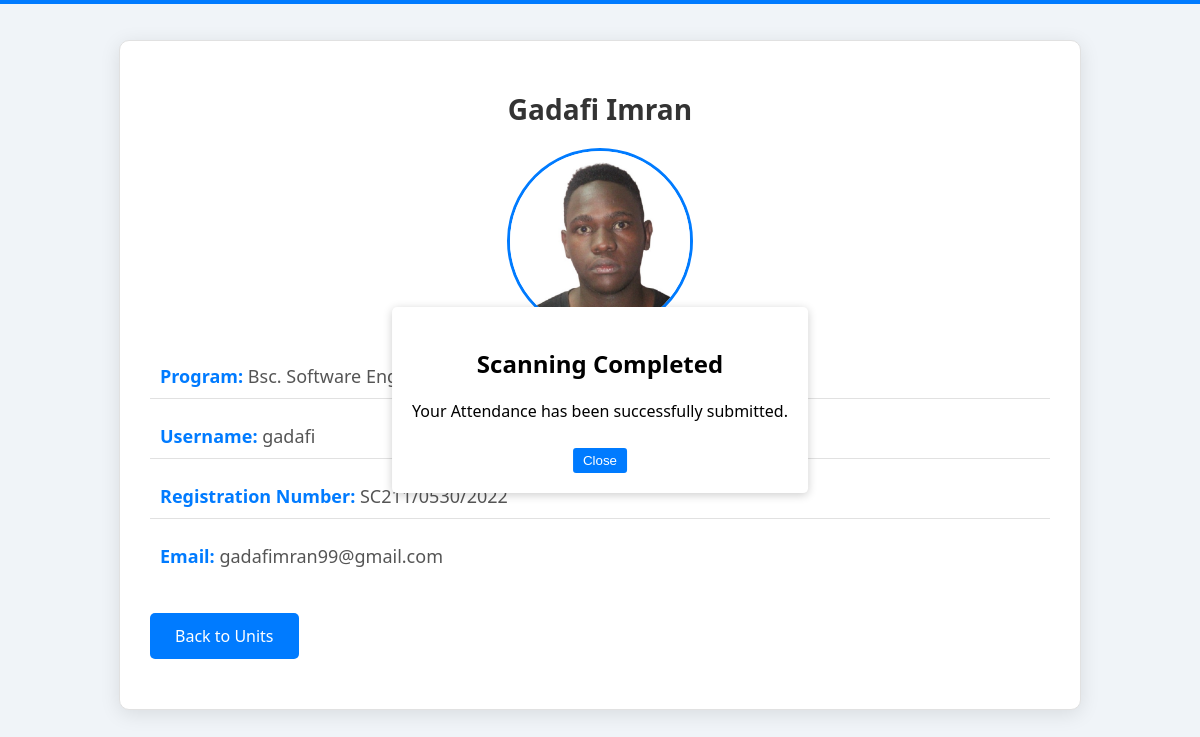
Screenshot of /student/1/ with the database file from the repository.
### attendance/models.py (models this page shows, shortened)
class StudentProfile(models.Model):
    user_name = models.CharField(max_length=300)
    first_name = models.CharField(max_length=70)
    last_name = models.CharField(max_length=70)
    reg_no = models.CharField(max_length=70)  # Registration number should be a CharField for alphanumeric codes
    phone = models.CharField(max_length=15)  # Using CharField to accommodate special characters like '+'
    email = models.EmailField()
    dob = models.DateField()  # Date of birth
    course = models.CharField(max_length=200)
    religion = models.CharField(max_length=70)
    games = models.CharField(max_length=70)
    hostel = models.CharField(max_length=70)
    room_no = models.CharField(max_length=70)
    year = models.CharField(max_length=70 ,null=True, blank=False)
    fee_balance = models.CharField(max_length=70,null=True, blank=False)
    parents_phone = models.CharField(max_length=15)  # CharField for phone
    parents_name = models.CharField(max_length=70)
    address = models.CharField(max_length=100)  # Increased length for more flexibility
    role = models.CharField(choices=ROLES, max_length=20, null=True, blank=False, default='student')
    image = models.ImageField(upload_to='profile_images/',null=True, blank=False)
    updated = models.DateTimeField(auto_now=True)

### attendance/views.py (the view)
# urls.py: path('student/<int:student_id>/', views.student_profile, name='student_profile'),
def student_profile(request, student_id):
    student_profile = get_object_or_404(StudentProfile, id=student_id)
    context = {
        'student_profile': student_profile
    }
    return render(request, 'students_profile.html', context)

### templates/students_profile.html (shortened to what this page needs)
<!DOCTYPE html>
<html lang="en">
<head>
</head>
<body>
    <div class="container">
        <h1>{{ student_profile.first_name }} {{ student_profile.last_name }}</h1>
        <img src="{{ student_profile.image.url }}" alt="Profile Image">
        <div class="info">
            <div class="profile-data"><strong>Program:</strong> {{ student_profile.course }}</div>
            <div class="profile-data"><strong>Username:</strong> {{ student_profile.user_name }}</div>
            <div class="profile-data"><strong>Registration Number:</strong> {{ student_profile.reg_no }}</div>
            <div class="profile-data"><strong>Email:</strong> {{ student_profile.email }}</div>
        </div>
        <a href="{% url 'unit_list' %}">Back to Units</a>
    </div>
    <div id="scanCompletePopup" class="popup">
        <div class="popup-content">
            <h2>Scanning Completed</h2>
            <p>Your Attendance has been successfully submitted.</p>
            <button class="close-btn" onclick="closePopup()">Close</button>
        </div>
    </div>
</body>
</html>

### templates/students_profile.html (style rules this page uses)
body { font-family: 'Segoe UI', Tahoma, Geneva, Verdana, sans-serif; margin: 0; padding: 0; background-color: #f0f4f8; }
.container { max-width: 900px; margin: 40px auto; padding: 30px; background-color: #ffffff; border-radius: 10px; box-shadow: 0 4px 20px rgba(0, 0, 0, 0.1); border: 1px solid #e1e1e1; }
h1 { text-align: center; color: #333; margin-bottom: 20px; font-size: 28px; }
img { display: block; margin: 0 auto 20px; border-radius: 50%; width: 180px; height: 180px; object-fit: cover; border: 3px solid #007BFF; }
.info { font-size: 18px; color: #555; }
strong { color: #007BFF; }
a { display: inline-block; margin: 20px auto; padding: 12px 25px; background-color: #007BFF; color: white; text-decoration: none; border-radius: 5px; text-align: center; transition: background-color 0.3s ease; }
.profile-data { margin: 15px 0; padding: 10px; border-bottom: 1px solid #e1e1e1; }
.profile-data:last-child { border-bottom: none; }
.popup { display: none; position: fixed; left: 50%; top: 50%; transform: translate(-50%, -50%); background-color: #fff; padding: 20px; border-radius: 5px; box-shadow: 0 2px 10px rgba(0, 0, 0, 0.2); z-index: 1000; opacity: 0; transition: opacity 0.5s ease-in-out; }
.popup.show { opacity: 1; }
.popup-content { text-align: center; }
.close-btn { display: inline-block; margin-top: 10px; padding: 5px 10px; background-color: #007BFF; color: white; border: none; border-radius: 3px; cursor: pointer; }

### rows the page displays
StudentProfile: first_name "Gadafi", last_name "Imran", image (picture), course "Bsc. Software Engineering", user_name "gadafi", reg_no "SC211/0530/2022", email "gadafimran99@gmail.com"
